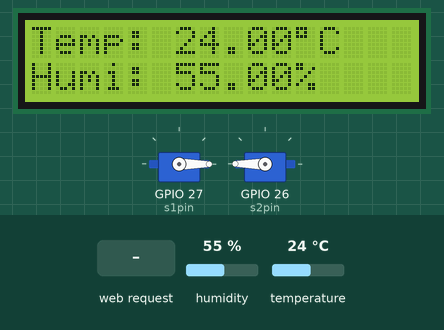
This sketch was run on a simulated ESP32. Shown: 16×2 character LCD, 2 × servo. Inputs (shaded band) come from the test bench; at power-on: humidity 55 %, temperature 24 °C. WiFi joins after 1.5 s; servers stay silent unless stated; what the sketch prints to the serial monitor is not drawn.

Above: at 2.7 s.
2.8 s: HTTP request GET /toggle received
At 4.2 s:
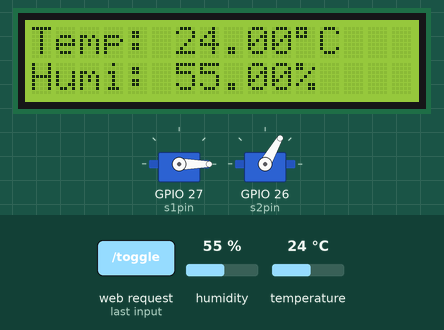
5.8 s: HTTP request GET /toggle received
At 7.2 s:
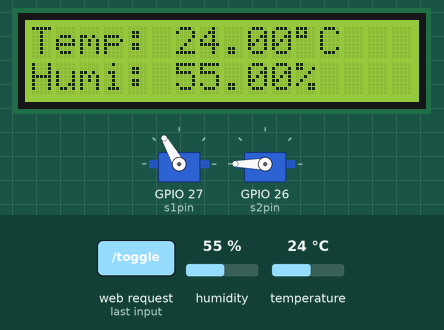
8.8 s: humidity set to 22 %
At 11.2 s:
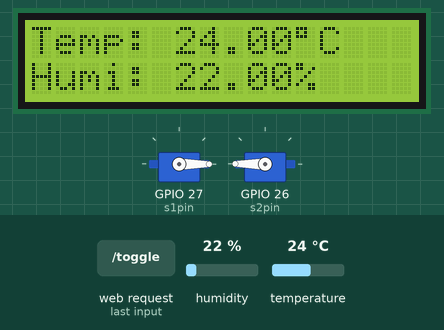
11.6 s: temperature set to 12 °C
At 12.6 s:
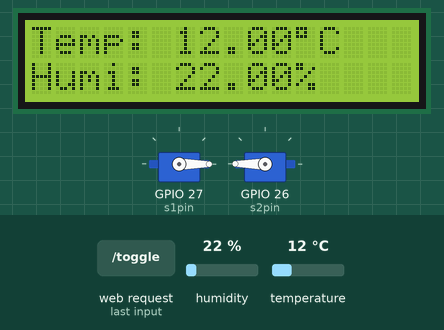
13.6 s: humidity set to 40 %
At 15.2 s:
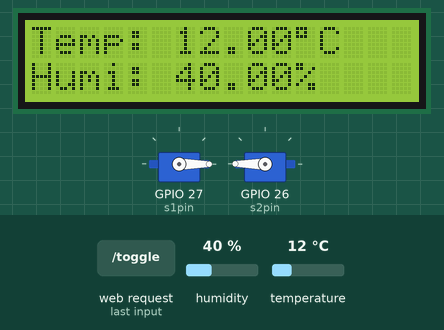
15.7 s: temperature set to 19 °C
At 16.6 s:
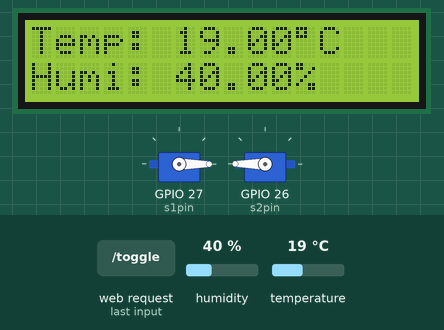
Timing chart, 0 to 18.7 s (numbered marks = the images above; inputs shaded):
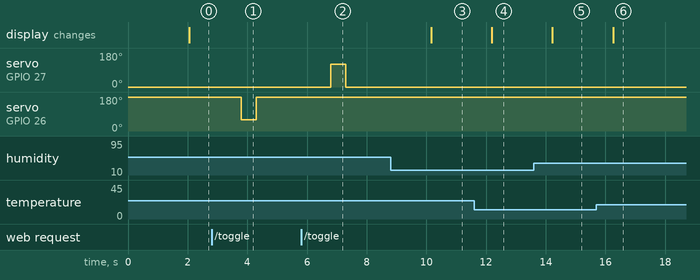

The sketch:

Siri_Switchbot.ino
```cpp
#include <ESP32Servo.h>
#include <LiquidCrystal_I2C.h>
#include "DHT.h"
#include <WiFi.h>
#include <WebServer.h>

#define DHTPIN 14
#define DHTTYPE DHT11

// Wi-Fi Credentials
const char* ssid = "LAPTOP";
const char* password = "LMAOOOO6969";
WebServer server(80);

// Toggle State
bool toggleState = false;

// Servo Objects
Servo s1;
Servo s2;

// Pin Assignments
const int s1pin = 27;
const int s2pin = 26;

LiquidCrystal_I2C lcd(0x27, 16, 2);
DHT dht(DHTPIN, DHTTYPE);

float hum;
float temp;

// Variables for Debouncing
unsigned long lastDebounceTime = 0;      // Last time the button state was toggled
const unsigned long debounceDelay = 50;  // Debounce delay in milliseconds

// New Timing Variables for DHT11 and LCD Updates
unsigned long lastDHTUpdate = 0;
unsigned long lastLCDUpdate = 0;
const unsigned long updateInterval = 2000;  // 2 seconds

// Servo Control States
enum ServoState {
  IDLE,
  OPENING_S1,
  OPENING_S2,
  CLOSING_S2,
  CLOSING_S1,
  RETURNING_TO_NEUTRAL  // Added new state
};

ServoState servoState = IDLE;

// Timing Variables
unsigned long actionStartTime = 0;
const unsigned long actionDelay = 500;  // 500ms delay between servo actions

void setup() {
  Serial.begin(115200);

  dht.begin();
  // Initialize the LCD
  lcd.init();
  lcd.backlight();

  // Setup Wi-Fi
  WiFi.begin(ssid, password);
  Serial.print("Connecting to Wi-Fi");
  while (WiFi.status() != WL_CONNECTED) {
    delay(500);
    Serial.print(".");
  }
  Serial.println("\nConnected to Wi-Fi network with IP Address: ");
  Serial.println(WiFi.localIP());

  // Setup web server routes
  server.on("/", handleRoot);
  server.on("/toggle", HTTP_ANY, handleToggle);

  server.begin();
  Serial.println("HTTP server started");

  // Attach Servos
  s1.attach(s1pin);
  s2.attach(s2pin);

  // Initialize Servos to Neutral Position
  neutralServos();

  Serial.println("Servo Control Initialized.");
}

void loop() {
  server.handleClient();
  handleServoState();
  handleDHT();
  handleLCDDisplay();
}

void handleRoot() {
  // Serve a simple web page with a button to toggle the state
  String html = "<html><body><h1>Servo Control</h1>";
  html += "<p>Toggle State: " + String(toggleState ? "ON" : "OFF") + "</p>";
  html += "<form action=\"/toggle\" method=\"POST\"><input type=\"submit\" value=\"Toggle\"></form>";
  html += "</body></html>";
  server.send(200, "text/html", html);
}

void handleToggle() {
  toggleState = !toggleState;

  // Print the new state to the Serial Monitor
  Serial.print("Toggle State: ");
  Serial.println(toggleState ? "ON" : "OFF");

  // Set Servo State based on toggle
  if (toggleState) {
    servoState = OPENING_S1;
    actionStartTime = millis();
  } else {
    servoState = CLOSING_S2;  // Start closing with Servo 2
    actionStartTime = millis();
  }

  // Redirect back to the root page
  server.sendHeader("Location", "/", true);
  server.send(302, "text/plain", "");
}

//////////////////////////
// Servo State Handling //
//////////////////////////

void handleServoState() {
  switch (servoState) {
    case IDLE:
      // Do nothing
      break;

    case OPENING_S1:
      if (millis() - actionStartTime >= actionDelay) {
        Serial.println("Opening Servo 1...");
        s1.write(0);  // Move Servo 1 to 0 degrees
        servoState = OPENING_S2;
        actionStartTime = millis();
      }
      break;

    case OPENING_S2:
      if (millis() - actionStartTime >= actionDelay) {
        Serial.println("Opening Servo 2...");
        s2.write(60);  // Move Servo 2 to 60 degrees
        servoState = RETURNING_TO_NEUTRAL;  // Transition to neutral state
        actionStartTime = millis();
        Serial.println("Servos Opened.");
      }
      break;

    case CLOSING_S2:
      if (millis() - actionStartTime >= actionDelay) {
        Serial.println("Closing Servo 2...");
        s2.write(180);  // Move Servo 2 to 180 degrees
        servoState = CLOSING_S1;
        actionStartTime = millis();
      }
      break;

    case CLOSING_S1:
      if (millis() - actionStartTime >= actionDelay) {
        Serial.println("Closing Servo 1...");
        s1.write(120);  // Move Servo 1 to 120 degrees
        servoState = RETURNING_TO_NEUTRAL;  // Transition to neutral state
        actionStartTime = millis();
        Serial.println("Servos Closed.");
      }
      break;

    case RETURNING_TO_NEUTRAL:
      if (millis() - actionStartTime >= actionDelay) {
        Serial.println("Returning Servos to Neutral...");
        neutralServos();  // Return servos to neutral position
        servoState = IDLE;
      }
      break;
  }
}

///////////////////////
// Servo Control Logic //
///////////////////////

void neutralServos() {
  s1.write(0);
  s2.write(180);
  Serial.println("Servos set to Neutral.");
}

void handleDHT() {
  if (millis() - lastDHTUpdate >= updateInterval) {
    float newHum = dht.readHumidity();
    float newTemp = dht.readTemperature();

    if (!isnan(newHum) && !isnan(newTemp)) {
      hum = newHum;
      temp = newTemp;
      Serial.print("Humidity: ");
      Serial.print(hum);
      Serial.print("%, Temperature: ");
      Serial.print(temp);
      Serial.println("C");
    } else {
      Serial.println("Failed to read from DHT sensor!");
    }
    lastDHTUpdate = millis();
  }
}

void handleLCDDisplay() {
  if (millis() - lastLCDUpdate >= updateInterval) {
    lcd.setCursor(0, 0);
    lcd.print("Temp: ");
    lcd.print(temp);
    lcd.write(223);    // Degree symbol
    lcd.print("C  ");  // Extra spaces to clear old data

    lcd.setCursor(0, 1);
    lcd.print("Humi: ");
    lcd.print(hum);
    lcd.print("%   ");  // Extra spaces to clear old data

    lastLCDUpdate = millis();
  }
}
```

Measured:
- after the input at 2.8 s, servo on GPIO 26 (s2pin): 180° → 60° after 1.0 s, → 180° 0.50 s later
- after the input at 5.8 s, servo on GPIO 27 (s1pin): 0° → 120° after 1.0 s, → 0° 0.50 s later
- after the input at 8.8 s, the display: changes after 1.4 s (image 3)
- after the input at 11.6 s, the display: changes after 0.60 s (image 4)
- after the input at 13.6 s, the display: changes after 0.63 s (image 5)
- after the input at 15.7 s, the display: changes after 0.56 s (image 6)
